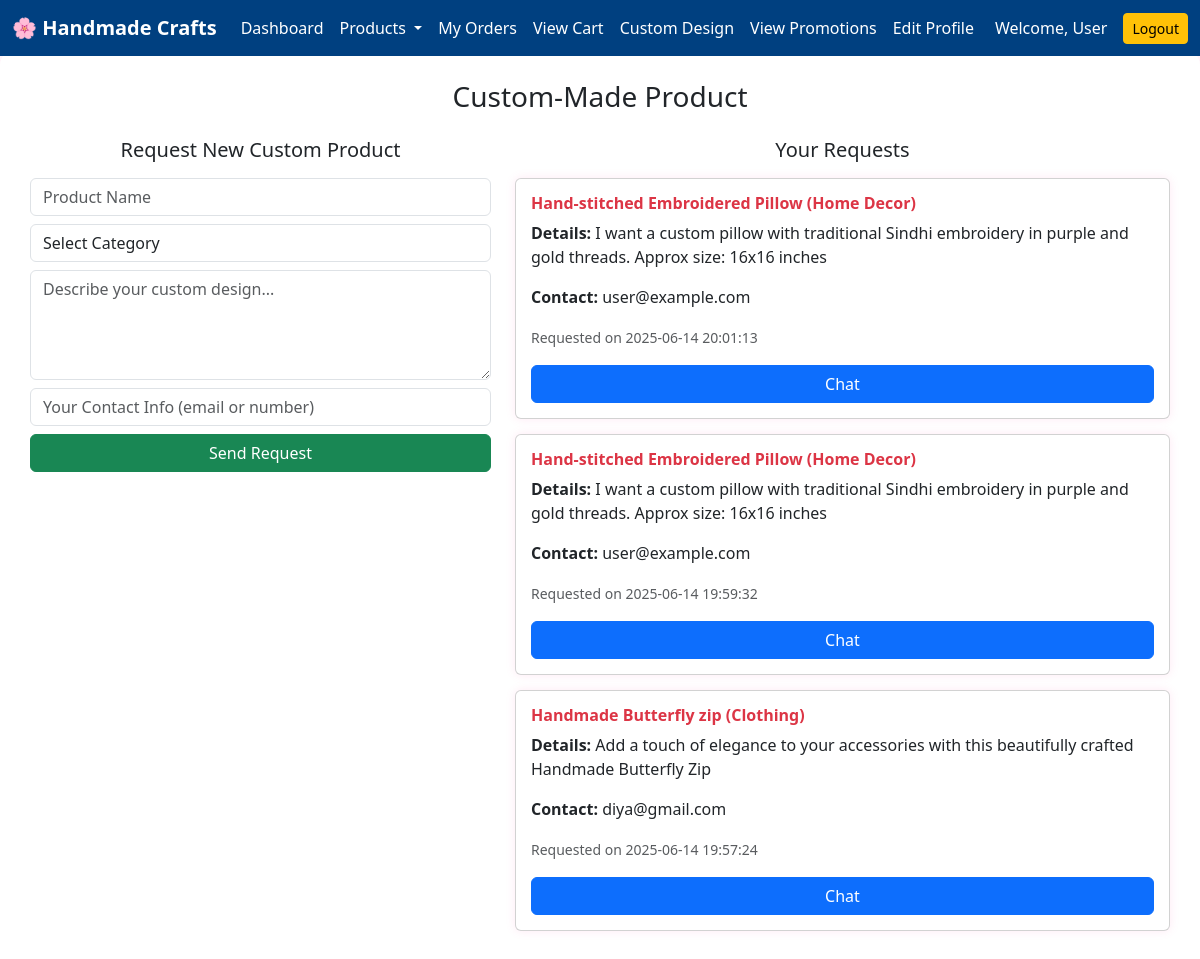
/custom_design.php (signed in), run on the app's committed database.
### tables this page shows
CREATE TABLE `custom_requests` (
  `id` int(11) NOT NULL,
  `user_id` int(11) DEFAULT NULL,
  `product_name` varchar(100) DEFAULT NULL,
  `category` varchar(50) DEFAULT NULL,
  `details` text DEFAULT NULL,
  `contact` varchar(100) DEFAULT NULL,
  `created_at` timestamp NOT NULL DEFAULT current_timestamp()
);

### custom_design.php (the view, shortened to what this page needs)
<?php
include 'connection.php';
$user_id = $_SESSION['user_id'];
$requests = $conn->query("SELECT * FROM custom_requests WHERE user_id = $user_id ORDER BY created_at DESC");
?>
<!DOCTYPE html>
<html>
<head>
  <link href="https://cdn.jsdelivr.net/npm/bootstrap@5.3.0/dist/css/bootstrap.min.css" rel="stylesheet">
</head>
<body>
<?php include 'user_navbar.php'; ?>
<div class="main-section">
  <h3 class="mb-4">Custom-Made Product</h3>
  <div class="row">
    <div class="col-md-5">
      <h5 class="mb-3 text-center">Request New Custom Product</h5>
      <form method="POST" class="mb-4">
        <input type="text" name="product_name" class="form-control mb-2" placeholder="Product Name" required>
        <select name="category" class="form-control mb-2" required>
          <option value="">Select Category</option>
        </select>
        <textarea name="details" class="form-control mb-2" placeholder="Describe your custom design..." rows="4" required></textarea>
        <input type="text" name="contact" class="form-control mb-2" placeholder="Your Contact Info (email or number)" required>
        <button type="submit" name="submit" class="btn btn-success w-100">Send Request</button>
      </form>
    </div>
    <div class="col-md-7">
      <h5 class="mb-3 text-center">Your Requests</h5>
      <?php
      if ($requests->num_rows > 0) {
        while ($r = $requests->fetch_assoc()) { ?>
          <div class="card card-custom">
            <div class="card-body">
              <h6 class="fw-bold text-danger"><?php echo $r['product_name']; ?> (<?php echo $r['category']; ?>)</h6>
              <p><strong>Details:</strong> <?php echo $r['details']; ?></p>
              <p><strong>Contact:</strong> <?php echo $r['contact']; ?></p>
              <p class="text-muted"><small>Requested on <?php echo $r['created_at']; ?></small></p>
              <a href="chatbox.php?request_id=<?php echo $r['id']; ?>&role=customer" class="btn btn-primary w-100">Chat</a>
            </div>
          </div>
      <?php }
      } else {
        echo "<p class='text-center text-muted'>No requests yet.</p>";
      }
      ?>
    </div>
  </div>
</div>
</body>
</html>

### custom_design.php (style rules this page uses)
body { background-color: #ffe6f0; }
h3, h5 { color: #ff3385; text-align: center; }
.card-custom { background: #fff; border-left: 5px solid #ff3385; box-shadow: 0 0 10px rgba(255, 105, 180, 0.15); margin-bottom: 15px; }
.card-custom .card-body { padding: 15px; }
.main-section { max-width: 1200px; margin: 50px auto; background: #fff; padding: 30px; border-radius: 15px; box-shadow: 0 0 25px rgba(255, 105, 180, 0.2); }

### data on the page
custom_requests: product_name "Hand-stitched Embroidered Pillow", category "Home Decor", details "I want a custom pillow with traditional Sindhi embroidery in purple and gold threads. Approx size: 16x16 inches", contact "user@example.com", created_at "2025-06-14 20:01:13"
custom_requests: product_name "Hand-stitched Embroidered Pillow", category "Home Decor", details "I want a custom pillow with traditional Sindhi embroidery in purple and gold threads. Approx size: 16x16 inches", contact "user@example.com", created_at "2025-06-14 19:59:32"
custom_requests: product_name "Handmade Butterfly zip", category "Clothing", details "Add a touch of elegance to your accessories with this beautifully crafted Handmade Butterfly Zip", contact "diya@gmail.com", created_at "2025-06-14 19:57:24"

### other printed values
$_SESSION['username'] "User"
